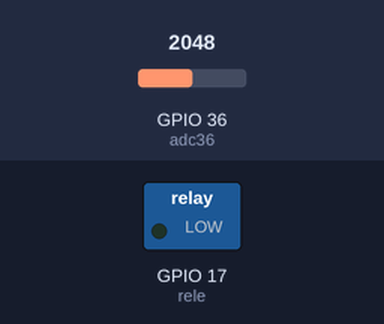
Bench run of a program on a simulated ESP32 board running MicroPython. Parts: switched loads named in the program (green lamp = pin HIGH). The inputs (shaded band) are chosen by the test bench; at power-on: GPIO 36 (adc36) = 2048 (analog values on the 0–4095 scale). What the program prints to the serial console is not drawn.

Above: at 1.2 s.
1.3 s: GPIO 36 (adc36) set to 1652
2.8 s: GPIO 36 (adc36) set to 1552
At 3.9 s:
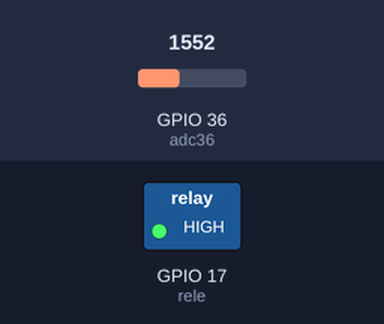
Timing chart, 0 to 5.8 s (numbered marks = the images above; inputs shaded):
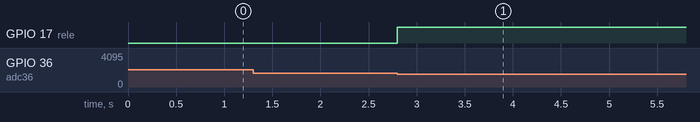

Measured:
- the behaviour switches between 1600 and 1599 on GPIO 36 (adc36) (found by bisection; images 0 and 1)
- after the input at 2.8 s, GPIO 17 (rele): LOW → HIGH at once

The program:

4.7.2.Luz_automatica.py
```python
import machine
import time

rele = machine.Pin(17, machine.Pin.OUT)

adc36 = machine.ADC(machine.Pin(36), atten = machine.ADC.ATTN_11DB) # Hasta 3.3v
adc36.width(machine.ADC.WIDTH_10BIT) # no necesitamos más precisión

medidaLuz = 600 # Los determinamos empíricamente
medidaOScuridad = 400

while True:
    valor_luz = adc36.read()
    if valor_luz < medidaOScuridad:
        rele.on()
        print('Encendemos la luz')

    if valor_luz > medidaLuz:
        rele.off()
        print('Apagamos la luz')  
```
